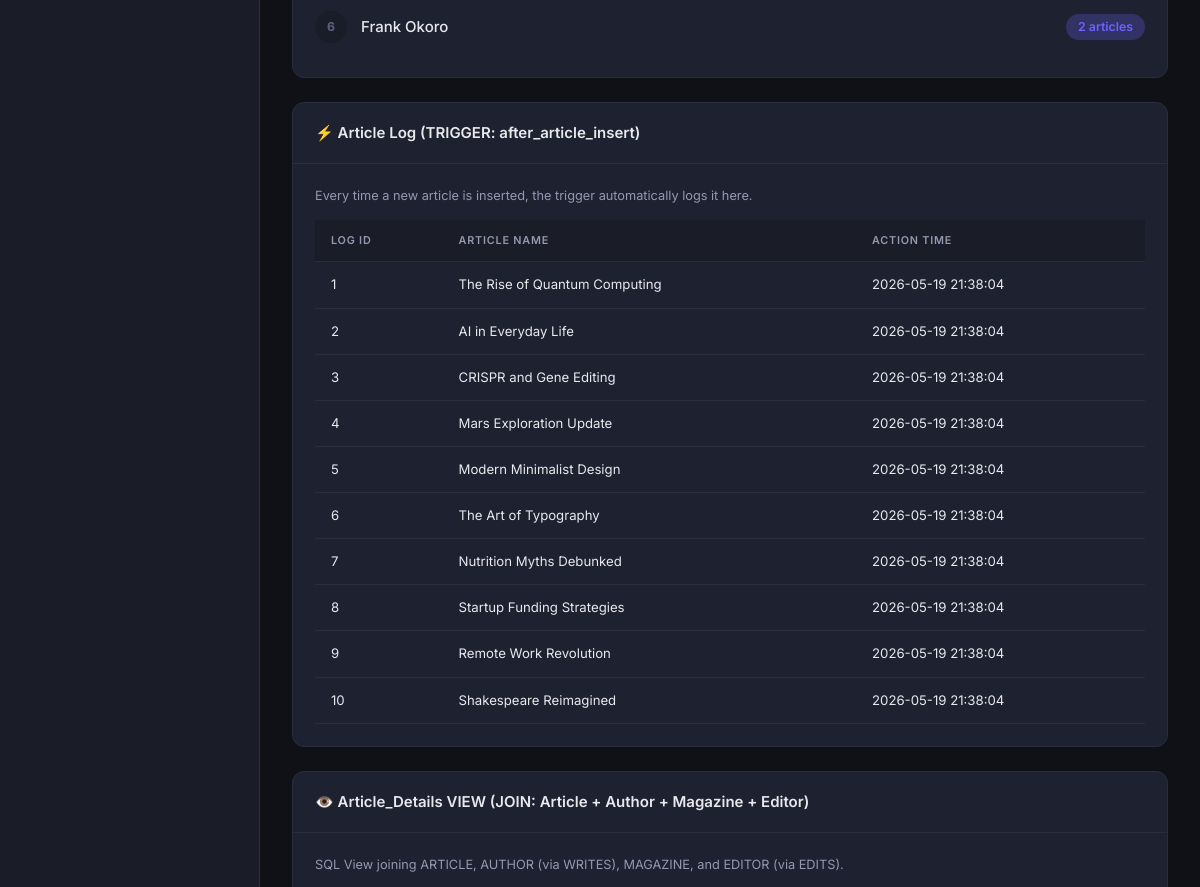
The page /reports (middle part) on the database as committed earlier.
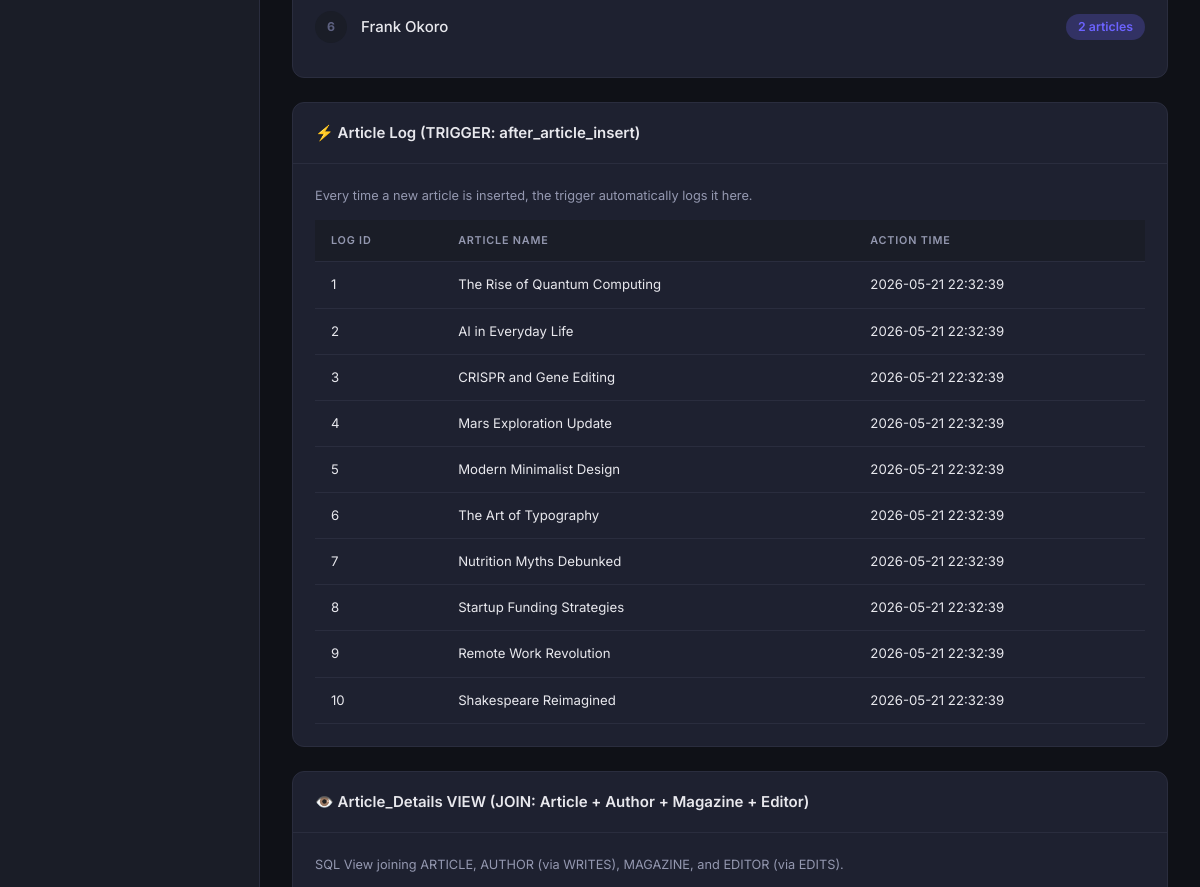
The same page on the database as committed later.
### tables this page shows
CREATE TABLE AUTHOR (
    author_id      INTEGER PRIMARY KEY AUTOINCREMENT,
    name           TEXT NOT NULL,
    email          TEXT NOT NULL UNIQUE,
    phone          TEXT,
    specialization TEXT
);

CREATE TABLE Article_Log (
    log_id       INTEGER PRIMARY KEY AUTOINCREMENT,
    article_name TEXT,
    action_time  TEXT DEFAULT (datetime('now','localtime'))
);

### app.py (the view)
@app.route('/reports')
def reports():
    db = get_db()
    articles_per_mag = db.execute(
        "SELECT m.title, COUNT(a.article_id) as article_count "
        "FROM MAGAZINE m LEFT JOIN ARTICLE a ON m.mag_id = a.mag_id "
        "GROUP BY m.mag_id ORDER BY article_count DESC"
    ).fetchall()
    most_subscribed = db.execute(
        "SELECT m.title, COUNT(sub.subscription_id) as sub_count "
        "FROM MAGAZINE m JOIN SUBSCRIPTION sub ON m.mag_id = sub.mag_id "
        "GROUP BY m.mag_id ORDER BY sub_count DESC LIMIT 1"
    ).fetchone()
    avg_price = db.execute("SELECT AVG(price) as avg_price FROM MAGAZINE").fetchone()
    top_authors = db.execute(
        "SELECT au.name, COUNT(w.article_id) as article_count "
        "FROM AUTHOR au JOIN WRITES w ON au.author_id = w.author_id "
        "GROUP BY au.author_id HAVING COUNT(w.article_id) >= 1 "
        "ORDER BY article_count DESC"
    ).fetchall()
    active_subs = db.execute(
        "SELECT COUNT(*) as c FROM SUBSCRIPTION WHERE end_date >= DATE('now')"
    ).fetchone()['c']
    expired_subs = db.execute(
        "SELECT COUNT(*) as c FROM SUBSCRIPTION WHERE end_date < DATE('now')"
    ).fetchone()['c']
    sub_by_month = db.execute(
        "SELECT strftime('%Y-%m', start_date) as month, COUNT(*) as count "
        "FROM SUBSCRIPTION GROUP BY month ORDER BY month"
    ).fetchall()
    max_price_mag = db.execute(
        "SELECT title, MAX(price) as max_price FROM MAGAZINE"
    ).fetchone()
    article_log = db.execute(
        "SELECT * FROM Article_Log ORDER BY action_time DESC LIMIT 10"
    ).fetchall()
    article_view = db.execute(
        "SELECT * FROM Article_Details LIMIT 10"
    ).fetchall()
    db.close()
    return render_template('reports.html',
                           articles_per_mag=articles_per_mag,
                           most_subscribed=most_subscribed,
                           avg_price=avg_price,
                           top_authors=top_authors,
                           active_subs=active_subs,
                           expired_subs=expired_subs,
                           sub_by_month=sub_by_month,
                           max_price_mag=max_price_mag,
                           article_log=article_log,
                           article_view=article_view)

### app.py (called while the page is built)
@app.context_processor
def inject_now():
    return {'now': date.today().isoformat()}

@app.before_request
def ensure_db():
    db_path = os.path.join(os.path.dirname(os.path.abspath(__file__)), 'magazine_system.db')
    if not os.path.exists(db_path):
        init_db()

### database.py (called while the page is built)
def get_db():
    conn = sqlite3.connect(DATABASE)
    conn.row_factory = sqlite3.Row
    conn.execute("PRAGMA foreign_keys = ON")
    return conn

### templates/reports.html (shortened to what this page needs)
{% extends 'base.html' %}
{% block content %}
<div class="card">
  <div class="card-body">
    {% if top_authors %}
    {% for a in top_authors %}
    <div class="leaderboard-item">
      <div class="leaderboard-rank {% if loop.index == 1 %}rank-1{% elif loop.index == 2 %}rank-2{% elif loop.index == 3 %}rank-3{% else %}rank-other{% endif %}">
        {{ loop.index }}
      </div>
      <div class="leaderboard-name">{{ a['name'] }}</div>
      <div class="leaderboard-count">{{ a['article_count'] }} articles</div>
    </div>
    {% endfor %}
    {% else %}
    <div class="empty-state"><p>No author data available.</p></div>
    {% endif %}
  </div>
</div>
<div class="card">
  <div class="card-header">⚡ Article Log (TRIGGER: after_article_insert)</div>
  <div class="card-body">
    <p style="color:var(--text-secondary);font-size:0.85rem;margin-bottom:14px;">
      Every time a new article is inserted, the trigger automatically logs it here.
    </p>
    {% if article_log %}
    <div class="table-wrapper">
      <table>
        <thead><tr><th>Log ID</th><th>Article Name</th><th>Action Time</th></tr></thead>
        <tbody>
          {% for l in article_log %}
          <tr>
            <td>{{ l['log_id'] }}</td>
            <td>{{ l['article_name'] }}</td>
            <td>{{ l['action_time'] }}</td>
          </tr>
          {% endfor %}
        </tbody>
      </table>
    </div>
    {% else %}
    <div class="empty-state"><p>No log entries yet. Add an article to see the trigger fire.</p></div>
    {% endif %}
  </div>
</div>
<div class="card">
  <div class="card-header">👁️ Article_Details VIEW (JOIN: Article + Author + Magazine + Editor)</div>
  <div class="card-body">
    <p style="color:var(--text-secondary);font-size:0.85rem;margin-bottom:14px;">
      SQL View joining ARTICLE, AUTHOR (via WRITES), MAGAZINE, and EDITOR (via EDITS).
    </p>
  </div>
</div>
{% endblock %}

### templates/base.html (shortened to what this page needs)
<!DOCTYPE html>
<html lang="en">
<head>
  <link rel="stylesheet" href="{{ url_for('static', filename='style.css') }}">
</head>
<body>
<div class="app-layout">
  <aside class="sidebar" id="sidebar">
    <nav class="sidebar-nav">
    </nav>
  </aside>
  <main class="main-content">
    {% block content %}{% endblock %}
  </main>
</div>
</body>
</html>

### static/style.css (style rules this page uses)
:root { --bg-primary: #0f1117; --bg-secondary: #1a1d27; --bg-card: #1e2130; --bg-card-hover: #252838; --bg-input: #151722; --border: #2a2d3e; --border-focus: #6c63ff; --text-primary: #e8e8ed; --text-secondary: #9498b0; --text-muted: #5d6180; --accent: #6c63ff; --accent-hover: #7f78ff; --accent-glow: rgba(108, 99, 255, 0.25); --success: #34d399; --success-bg: rgba(52, 211, 153, 0.12); --error: #f87171; --error-bg: rgba(248, 113, 113, 0.12); --warning: #fbbf24; --warning-bg: rgba(251, 191, 36, 0.12); --gradient-1: linear-gradient(135deg, #6c63ff 0%, #a855f7 100%); --gradient-2: linear-gradient(135deg, #34d399 0%, #06b6d4 100%); --gradient-3: linear-gradient(135deg, #f97316 0%, #f43f5e 100%); --gradient-4: linear-gradient(135deg, #3b82f6 0%, #8b5cf6 100%); --sidebar-width: 260px; --radius: 12px; --radius-sm: 8px; --shadow: 0 4px 24px rgba(0,0,0,0.3); --transition: 0.2s ease; }
*, *::before, *::after { box-sizing: border-box; margin: 0; padding: 0; }
html { font-size: 15px; }
body { font-family: 'Inter', -apple-system, sans-serif; background: var(--bg-primary); color: var(--text-primary); line-height: 1.6; min-height: 100vh; }
.app-layout { display: flex; min-height: 100vh; }
.sidebar { width: var(--sidebar-width); background: var(--bg-secondary); border-right: 1px solid var(--border); position: fixed; top: 0; left: 0; bottom: 0; display: flex; flex-direction: column; z-index: 100; transition: transform 0.3s ease; }
.sidebar-nav { flex: 1; padding: 16px 12px; overflow-y: auto; }
.main-content { margin-left: var(--sidebar-width); flex: 1; padding: 28px 32px; min-height: 100vh; }
.card { background: var(--bg-card); border: 1px solid var(--border); border-radius: var(--radius); margin-bottom: 24px; animation: fadeIn 0.35s ease; }
.card-header { padding: 18px 22px; border-bottom: 1px solid var(--border); display: flex; align-items: center; justify-content: space-between; font-weight: 600; font-size: 1rem; }
.card-body { padding: 22px; }
.table-wrapper { overflow-x: auto; }
table { width: 100%; border-collapse: collapse; font-size: 0.88rem; }
thead th { background: var(--bg-secondary); color: var(--text-secondary); padding: 12px 16px; text-align: left; font-weight: 600; text-transform: uppercase; font-size: 0.72rem; letter-spacing: 0.8px; border-bottom: 1px solid var(--border); white-space: nowrap; }
tbody td { padding: 12px 16px; border-bottom: 1px solid var(--border); vertical-align: middle; }
tbody tr { transition: background var(--transition); }
.leaderboard-item { display: flex; align-items: center; gap: 14px; padding: 12px 0; border-bottom: 1px solid var(--border); }
.leaderboard-item:last-child { border-bottom: none; }
.leaderboard-rank { width: 32px; height: 32px; border-radius: 50%; display: flex; align-items: center; justify-content: center; font-size: 0.82rem; font-weight: 700; flex-shrink: 0; }
.leaderboard-rank.rank-other { background: var(--bg-secondary); color: var(--text-muted); }
.leaderboard-name { flex: 1; font-weight: 500; }
.leaderboard-count { background: var(--accent-glow); color: var(--accent); padding: 3px 12px; border-radius: 20px; font-size: 0.82rem; font-weight: 600; }

Rows that differ between the two databases and show on the page:
changed Article_Log "The Rise of Quantum Computing": action_time "2026-05-19 21:38:04" → "2026-05-21 22:32:39"
changed Article_Log "AI in Everyday Life": action_time "2026-05-19 21:38:04" → "2026-05-21 22:32:39"
changed Article_Log "CRISPR and Gene Editing": action_time "2026-05-19 21:38:04" → "2026-05-21 22:32:39"
changed Article_Log "Mars Exploration Update": action_time "2026-05-19 21:38:04" → "2026-05-21 22:32:39"
changed Article_Log "Modern Minimalist Design": action_time "2026-05-19 21:38:04" → "2026-05-21 22:32:39"
changed Article_Log "The Art of Typography": action_time "2026-05-19 21:38:04" → "2026-05-21 22:32:39"
changed Article_Log "Nutrition Myths Debunked": action_time "2026-05-19 21:38:04" → "2026-05-21 22:32:39"
changed Article_Log "Startup Funding Strategies": action_time "2026-05-19 21:38:04" → "2026-05-21 22:32:39"
changed Article_Log "Remote Work Revolution": action_time "2026-05-19 21:38:04" → "2026-05-21 22:32:39"
changed Article_Log "Shakespeare Reimagined": action_time "2026-05-19 21:38:04" → "2026-05-21 22:32:39"
